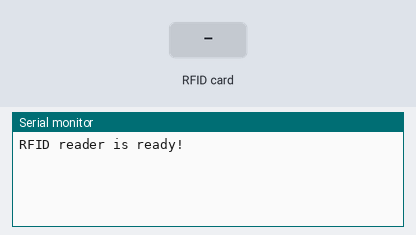
Bench run of a sketch on a simulated Arduino Uno, built with avr-gcc and run on an emulated ATmega328P. Parts: the last lines printed to the serial monitor. The test bench sets the inputs (shaded band).

Above: at 1.2 s.
1.3 s: RFID card F5 45 48 E7 held to the reader
At 1.9 s:
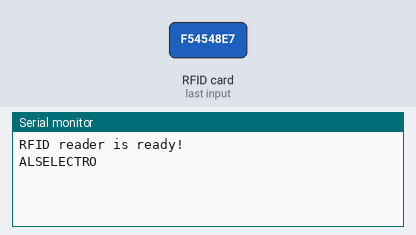
2.8 s: RFID card E5 25 28 B7 held to the reader
At 3.3 s:
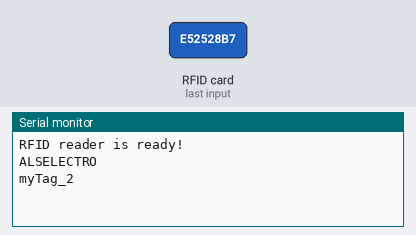
4.3 s: RFID card 5E 7A 19 C4 held to the reader
At 4.6 s:
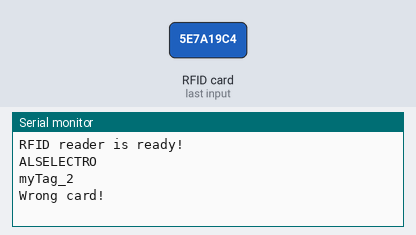

Measured:
- after the input at 1.3 s, the serial monitor: prints a new line at once (image 1)
- after the input at 2.8 s, the serial monitor: prints a new line at once (image 2)
- after the input at 4.3 s, the serial monitor: prints a new line at once (image 3)

The sketch:

vald_card_name.ino
```cpp
#include <SPI.h>
#include <MFRC522.h>
#define RST_PIN 9
#define SS_PIN  10

struct RFIDTag {
   byte uid[4];
   char *name;
};

struct RFIDTag tags[] = {
   {{0xF5,0x45,0x48,0xE7}, "ALSELECTRO"},
   {{0xE5,0x25,0x28,0xB7}, "myTag_2"},
   };

byte totalTags = sizeof(tags) / sizeof(RFIDTag);
MFRC522 mfrc522(SS_PIN, RST_PIN);

void setup() {
  Serial.begin(9600);
  Serial.println();
  Serial.println("RFID reader is ready!");
  SPI.begin();
  mfrc522.PCD_Init();
}

void loop() {
    if (mfrc522.PICC_IsNewCardPresent() && mfrc522.PICC_ReadCardSerial()) {
      byte *id = mfrc522.uid.uidByte;
      byte idSize = mfrc522.uid.size;
      bool foundTag = false;

      for (byte i=0; i<totalTags; i++) {
        if (memcmp(tags[i].uid, id, idSize) == 0) {
          Serial.println(tags[i].name);
          foundTag = true;
          break;
        }
      }

      if (!foundTag) {
        Serial.println("Wrong card!");
      }

      mfrc522.PICC_HaltA();
    }
}
```
